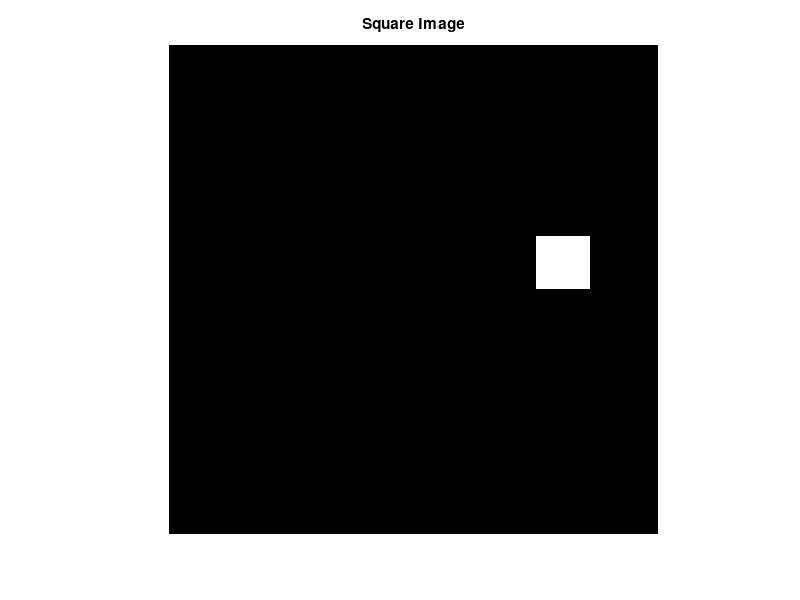
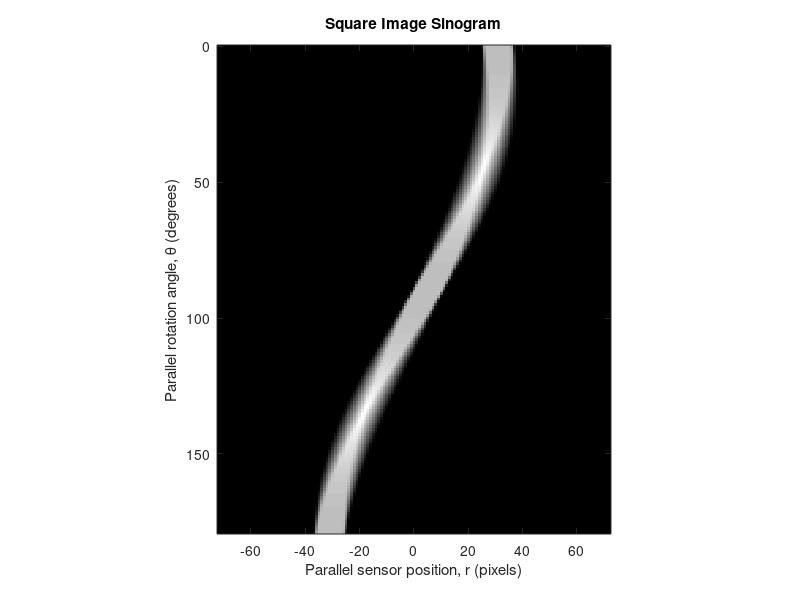

The MATLAB source for these figures, in order: (Note: this script raises an error after producing the figures.)
% Workshop 2 - Dylan Karunaratna 1079286 Qian Wu 813560
clear all;close all; clc;

%% Section A
% Creating 100x100 Pixel Image With a White Square and Plotting
SquareImg = zeros(100);
SquareImg(40:50,76:86) = 1;
figure;
imagesc(SquareImg);
colormap gray;
axis image;
axis off;
title('Square Image')

% Creating the Sinogram of the Square Image using Radon 
theta = 0:1:179;

[R_square, xp_square] = radon(SquareImg,theta);
figure;
imagesc(xp_square,theta,R_square');
xlabel('Parallel sensor position, r (pixels)');
ylabel('Parallel rotation angle, \theta (degrees)');
colormap gray;
axis image;
title('Square Image Sinogram')

% Backprojection of Square Image
output_size = max(size(SquareImg));
Img_est_square = iradon(R_square,theta,output_size);
figure;
imagesc(Img_est_square);
colormap gray;
axis image;
title('Backprojection of Square Image')

% Unfiltered Backprojection of Square Image 
Img_est_square_unfilter = iradon(R_square,theta,'linear','none',output_size);
figure;
imagesc(Img_est_square_unfilter);
colormap gray;
axis image;
title('Unfiltered Backprojection of Square Image')

% Creating Brain Phantom and Plotting the Image
PhantomImg = phantom(256);
figure;
imagesc(PhantomImg);
colormap gray;
axis image;
title('Phantom Image');

% Plotting Sinogram of Phantom Image using Radon
% Theta = 180
theta = 0:1:179;
[R_square_ph, xp_square_ph] = radon(PhantomImg,theta);
figure;
imagesc(xp_square_ph,theta,R_square_ph');
xlabel('Parallel sensor position, r (pixels)');
ylabel('Parallel rotation angle, \theta (degrees)');
colormap gray;
axis image;
title('Phantom Sinogram');

% Plotting Backprojection of Phantom Image using Radon
output_size_ph = max(size(PhantomImg));
Img_est_square_ph = iradon(R_square_ph,theta,output_size_ph);
figure;
imagesc(Img_est_square_ph);
colormap gray;
axis image;
title('Phantom Backprojection (theta = 180)');

% Theta = 90
theta = 0:1:89;
[R_square_ph, xp_square_ph] = radon(PhantomImg,theta);

output_size_ph = max(size(PhantomImg));
Img_est_square_ph = iradon(R_square_ph,theta,output_size_ph);
figure;
imagesc(Img_est_square_ph);
colormap gray;
axis image;
title('Phantom Backprojection (theta = 90)');

% Theta = 360
theta = 0:1:359;
[R_square_ph, xp_square_ph] = radon(PhantomImg,theta);

output_size_ph = max(size(PhantomImg));
Img_est_square_ph = iradon(R_square_ph,theta,output_size_ph);
figure;
imagesc(Img_est_square_ph);
colormap gray;
axis image;
title('Phantom Backprojection (theta = 360)');

%% Section B
% Sinogram of Phantom Image using Fanbeam
D = 190;
[R_phantom_fan, sensors_fan, theta_fan] = fanbeam(PhantomImg,D);
figure;
imagesc(sensors_fan, theta_fan, R_phantom_fan');
title("Phantom Sinogram (Fanbeam) at default")
xlabel('Fanbeam Sensor Position, r (pixels)');
ylabel('Fanbeam Rotation Angle, \theta (degrees)');
colormap gray;
axis image;

% Backprojection of Phantom Image using Fanbeam
output_size_fan = max(size(PhantomImg));
[Img_est_phantom_fan, H_Ram] = ifanbeam(R_phantom_fan,D,'OutputSize',output_size_fan);
figure;
imagesc(Img_est_phantom_fan);
title("Phantom Backprojection (Fanbeam) at default")
colormap gray;
axis image;

% Changing the Sensor Spacing from 1 to 2 Degrees
[R_phantom_fan1, sensors_fan1, theta_fan1] = fanbeam(PhantomImg,D,'FanSensorSpacing',2);
figure;
imagesc(sensors_fan1, theta_fan1, R_phantom_fan1');
title("Phantom Sinogram (Fanbeam) with SenorSpacing at 2 Degrees")
xlabel('Fanbeam Sensor Position, r (pixels)');
ylabel('Fanbeam Rotation Angle, \theta (degrees)');
colormap gray;
axis image;

% Backprojection with Sensor Spacing at 2 Degrees
output_size_fan = max(size(PhantomImg));
Img_est_phantom_fan = ifanbeam(R_phantom_fan1,D,'FanSensorSpacing',2);
figure;
imagesc(Img_est_phantom_fan);
title("Phantom Backprojection (Fanbeam) with SenorSpacing at 2 Degrees")
colormap gray;
axis image;

% Changing the Sensor Spacing to 0.25 Degrees
[R_phantom_fan2, sensors_fan2, theta_fan2] = fanbeam(PhantomImg,D,'FanSensorSpacing',0.25);
figure;
imagesc(sensors_fan2, theta_fan2, R_phantom_fan2');
title("Phantom Sinogram (Fanbeam) with SenorSpacing at 0.25 Degrees")
xlabel('Fanbeam Sensor Position, r (pixels)');
ylabel('Fanbeam Rotation Angle, \theta (degrees)');
colormap gray;
axis image;

% Backprojection with Sensor Spacing at 0.25 Degrees
output_size_fan = max(size(PhantomImg));
Img_est_phantom_fan = ifanbeam(R_phantom_fan2,D,'FanSensorSpacing',0.25);
figure;
imagesc(Img_est_phantom_fan);
title("Phantom Backprojection (Fanbeam) with SenorSpacing at 0.25 Degrees")
colormap gray;
axis image;

% Changing Fan Projection Angle Space to 5 Degrees
[R_phantom_fan3, sensors_fan3, theta_fan3] = fanbeam(PhantomImg,D,'FanRotationIncrement',5);
output_size_fan = max(size(PhantomImg));
Img_est_phantom_fan = ifanbeam(R_phantom_fan3,D,'FanRotationIncrement',5);
figure;
imagesc(Img_est_phantom_fan);
title("Phantom Backprojection (Fanbeam) with RotationIncrement of 5 Degrees")
colormap gray;
axis image;

% Zooming Into Reconstructed Images (Ram-Lak)
figure;
imagesc(Img_est_phantom_fan(50:200,1:50));
title("Phantom Backprojection (Fanbeam) with Ram-Lak (Zoomed)")
colormap gray;
axis image;

% Changing Filter from Ram-Lak to Hamming 
[R_phantom_fan4, sensors_fan4, theta_fan4] = fanbeam(PhantomImg,D);
output_size_fan = max(size(PhantomImg));
[Img_est_phantom_fan, H_hamming] = ifanbeam(R_phantom_fan4,D,'Filter','Hamming');
figure;
imagesc(Img_est_phantom_fan);
title("Phantom Backprojection (Fanbeam) with Hamming")
colormap gray;
axis image;

% Zooming Into Reconstructed Images (Hamming)
figure;
imagesc(Img_est_phantom_fan(50:200,1:50));
title("Phantom Backprojection (Fanbeam) with Hamming (Zoomed)")
colormap gray;
axis image;

% Frequency response of Ram-Lak filter
x1=(0:1/(length(H_Ram)-1):1);
figure;
plot(x1,H_Ram);
title("Frequency Response of Ram-Lak filter")
xlabel('Normalized Frequency');
ylabel('Amplitude');

% Frequency Response of Hamming Filter
x2=(0:1/(length(H_hamming)-1):1);
figure;
plot(x2,H_hamming);
title("Frequency Response of Hamming Filter")
xlabel('Normalized Frequency');
ylabel('Amplitude');

%% Section C
% Plotting the Sinogram for the Original Square Image Between 0 and 90
% Degrees with a 1 Degree Increment 
SquareImg = zeros(100);
SquareImg(40:50,76:86) = 1;

theta = 0:1:89;

[R1, xp1] = radon(SquareImg,theta);
figure;
imagesc(xp1,theta,R1');
title('Sinogram of Original Square Image Between 0 and 90 Degrees')
xlabel('Parallel sensor position, r (pixels)');
ylabel('Parallel rotation angle, \theta (degrees)');
colormap gray;
axis image;

% Plotting the Sinogram for the Translated Square Image Between 91 and 179
% Degrees with a 1 Degree Increment 
SquareImg = zeros(100);
SquareImg(41:51,75:85) = 1;

theta = 90:1:179;

[R2, xp2] = radon(SquareImg,theta);
figure;
imagesc(xp2,theta,R2');
title("Sinogram of Translated Square Image Between 91 and 179 Degrees")
xlabel('Parallel sensor position, r (pixels)');
ylabel('Parallel rotation angle, \theta (degrees)');
colormap gray;
axis image;

% Plotting the Combined Sinogram
R_combined = [R1 R2];
figure;
imagesc(xp1, theta, R_combined');
title("Combined Sinogram")
xlabel('Parallel sensor position, r (pixels)');
ylabel('Parallel rotation angle, \theta (degrees)');
colormap gray;
axis image;

% Plotting the Backprojection of the Combined Sinogram 
output_size = max(size(SquareImg));
theta = 0:1:179;
Img_est_square = iradon(R_combined,theta,output_size);
figure;
imagesc(Img_est_square);
title("Backprojection of Combined Sinogram")
colormap gray;
axis image;

%% Section D
% Plotting a Noisy Sinogram of the Original Square Image that Simulates
% Poisson Noise in X-Ray Production
SquareImg = zeros(100);
SquareImg(40:50,76:86) = 1;

NoiseSquareImg = poissrnd(SquareImg);
theta = 0:1:179;
[R_noisysquare,xp_square] = radon(NoiseSquareImg,theta);
figure;
imagesc(xp_square,theta,R_noisysquare');
title('Noisy Sinogram that Simulates Poisson Noise in X-Ray Production')
xlabel('Parallel sensor position, r (pixels)');
ylabel('Parallel rotation angle, \theta (degrees)');
colormap gray;
axis image;

% Reconstruction or Backprojection of the Noisy Square Image Sinogram
output_size = max(size(SquareImg));
Img_est_noisysquare = iradon(R_noisysquare,theta);
figure;
imagesc(Img_est_noisysquare);
title("Backprojection of Noisy Square Image Sinogram")
colormap gray;
axis image;

% Displaying the Backprojection on a Log Scale to See Artifact
Img_est_noisysquare = log( Img_est_noisysquare - min(min(Img_est_noisysquare)));
figure;
imagesc(Img_est_noisysquare);
title("Backprojection of Noisy Square Image Sinogram (Log Scale)")
colormap gray;
axis image;